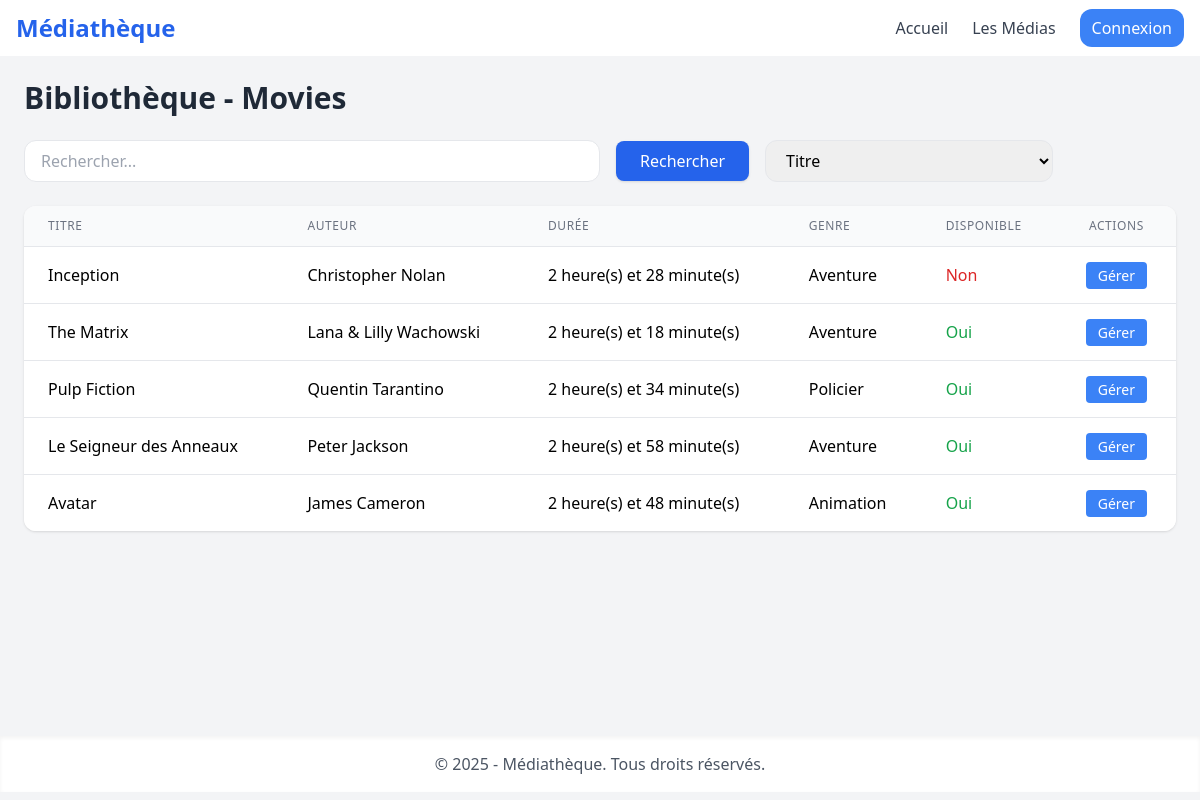
Screenshot of /movie/All with the database file from the repository.
### tables this page shows
CREATE TABLE IF NOT EXISTS `movie` (
  `id` int NOT NULL AUTO_INCREMENT,
  `duration` int NOT NULL,
  `genre` varchar(255) NOT NULL,
  `media_id` int NOT NULL,
  PRIMARY KEY (`id`),
  KEY `media_id` (`media_id`)
);

CREATE TABLE IF NOT EXISTS `media` (
  `id` int NOT NULL AUTO_INCREMENT,
  `title` varchar(255) NOT NULL,
  `author` varchar(255) NOT NULL,
  `available` tinyint(1) NOT NULL,
  PRIMARY KEY (`id`)
);

### Controllers/MovieController.php (called while the page is built, shortened)
<?php
class MovieController{
    public function All(): void
    {
        $movies = Movie::getAllMovies();
        require_once('Views/movies/index.php');
    }
}

### Models/Movie.php (called while the page is built, shortened)
<?php
include_once('Models/Media.php');
class Movie extends Media{
    private ?int $id;
    private float $duration;
    private Genre $genre;
    public function __construct(string $title, string $author, bool $available, float $duration, Genre $genre, ?int $mediaId = null, ?int $id = null)
    {
        $this->id = $id;
        $this->duration = $duration;
        $this->genre = $genre;
    }
    public function getId(): ?int
    {
        return $this->id;
    }
    public function showDuration(): string
    {
        $duration = $this->getDuration();
        $hours = intdiv($duration, 60);
        $minutes = $duration%60;
        return "$hours heure(s) et $minutes minute(s)";
    }
    public function getDuration(): float
    {
        return $this->duration;
    }
    public function getGenre(): Genre
    {
        return $this->genre;
    }
    public static function getAllMovies(): array
    {
        try{
            $moviesList = [];
            $connexion = connexion();
            $request = $connexion->prepare("SELECT movie.id, title, author, available, duration, genre, media_id FROM movie JOIN media ON media.id = movie.media_id;");
            $request->execute();
            $moviesInfo = $request->fetchAll(PDO::FETCH_ASSOC);
            foreach($moviesInfo as $movieInfo){
                $genreObject = Genre::from($movieInfo["genre"]);
                $movieObject = new Movie($movieInfo['title'], $movieInfo['author'], $movieInfo['available'], $movieInfo['duration'], $genreObject, $movieInfo['media_id'], $movieInfo['id']);
                array_push($moviesList,$movieObject);
            }
            return $moviesList;
        }catch(PDOException $e){
            die('Movie Get All Error : '.$e);
        }
    }
}

### Models/Media.php (called while the page is built, shortened)
<?php
abstract class Media{
    private string $title;
    private string $atuhor;
    private bool $available;
    public function __construct(string $title, string $atuhor, bool $available, ?int $id = null)
    {
        $this->title = $title;
        $this->atuhor = $atuhor;
        $this->available = $available;
    }
    public function getTitle(): string
    {
        return $this->title;
    }
    public function getAuthor(): string
    {
        return $this->atuhor;
    }
    public function getAvailable(): bool
    {
        return $this->available;
    }
}

### Views/movies/index.php (the view, shortened to what this page needs)
<!DOCTYPE html>
<html lang="fr">
<head>
    <script src="https://cdn.tailwindcss.com"></script>
</head>
<body class="bg-gray-100">
    <?php require_once('Views/components/navbar.php'); ?>
    <div class="flex flex-col bg-gray-100 h-[80vh] p-6">
        <h1 class="text-3xl font-bold text-gray-800 mb-6">Bibliothèque - Movies</h1>
        <form method="post" action="" class="flex flex-col md:flex-row md:items-center mb-6 space-y-4 md:space-y-0 md:space-x-4">
            <input type="text" id="search" name='search' placeholder="Rechercher..." value="<?php if(isset($_POST['search'])){ echo $_POST['search']; } ?>"
                class="w-full md:w-1/2 px-4 py-2 border rounded-xl focus:outline-none focus:ring-2 focus:ring-blue-500">
            <button type="submit" class="bg-blue-600 text-white px-6 py-2 rounded-lg hover:bg-blue-700 transition shadow">Rechercher</button>
            <select id="filterSelect"  name="sort" onchange="this.form.submit()"
                    class="w-full md:w-1/4 px-4 py-2 border rounded-xl focus:outline-none focus:ring-2 focus:ring-blue-500">
                <option value="title" <?php if(isset($_POST['sort']) && $_POST['sort'] === 'title') echo 'selected'; ?>>
                    Titre
                </option>
            </select>
        </form>
        <div class="overflow-x-auto bg-white rounded-xl shadow">
            <table class="min-w-full divide-y divide-gray-200">
                <thead class="bg-gray-50">
                    <tr>
                        <th class="px-6 py-3 text-left text-xs font-medium text-gray-500 uppercase tracking-wider">Titre</th>
                        <th class="px-6 py-3 text-left text-xs font-medium text-gray-500 uppercase tracking-wider">Auteur</th>
                        <th class="px-6 py-3 text-left text-xs font-medium text-gray-500 uppercase tracking-wider">Durée</th>
                        <th class="px-6 py-3 text-left text-xs font-medium text-gray-500 uppercase tracking-wider">Genre</th>
                        <th class="px-6 py-3 text-left text-xs font-medium text-gray-500 uppercase tracking-wider">Disponible</th>
                        <th class="px-6 py-3 text-center text-xs font-medium text-gray-500 uppercase tracking-wider">Actions</th>
                    </tr>
                </thead>
                <tbody id="booksTable" class="bg-white divide-y divide-gray-200">
                    <?php
                    foreach($movies as $movie){
                    echo "<tr>
                        <td class='px-6 py-4'>".$movie->getTitle()."</td>
                        <td class='px-6 py-4'>".$movie->getAuthor()."</td>
                        <td class='px-6 py-4'>".$movie->showDuration()."</td>
                        <td class='px-6 py-4'>".$movie->getGenre()->value."</td>
                        <td class='px-6 py-4'>"
                            .($movie->getAvailable()
                                ? "<span class='text-green-600 font-medium'>Oui</span>"
                                : "<span class='text-red-600 font-medium'>Non</span>")
                        ."</td>
                        <td class='px-6 py-4 text-center space-x-2'>
                            <a href='".BASE_URL."/movie/show/".$movie->getId()."' class='px-3 py-1 bg-blue-500 text-white rounded hover:bg-blue-600 transition text-sm'>Gérer</a>
                        </td>
                    </tr>";
                    }
                    ?>
                </tbody>
            </table>
        </div>
    </div>
    <?php require_once('Views/components/footer.php'); ?>
</body>
</html>

### rows the page displays
movie: media.title "Inception", media.author "Christopher Nolan", duration "2 heure(s) et 28 minute(s)", value "Aventure", shows "Non"
movie: media.title "The Matrix", media.author "Lana & Lilly Wachowski", duration "2 heure(s) et 18 minute(s)", value "Aventure", shows "Oui"
movie: media.title "Pulp Fiction", media.author "Quentin Tarantino", duration "2 heure(s) et 34 minute(s)", genre "Policier", shows "Oui"
movie: media.title "Le Seigneur des Anneaux", media.author "Peter Jackson", duration "2 heure(s) et 58 minute(s)", value "Aventure", shows "Oui"
movie: media.title "Avatar", media.author "James Cameron", duration "2 heure(s) et 48 minute(s)", genre "Animation", shows "Oui"
